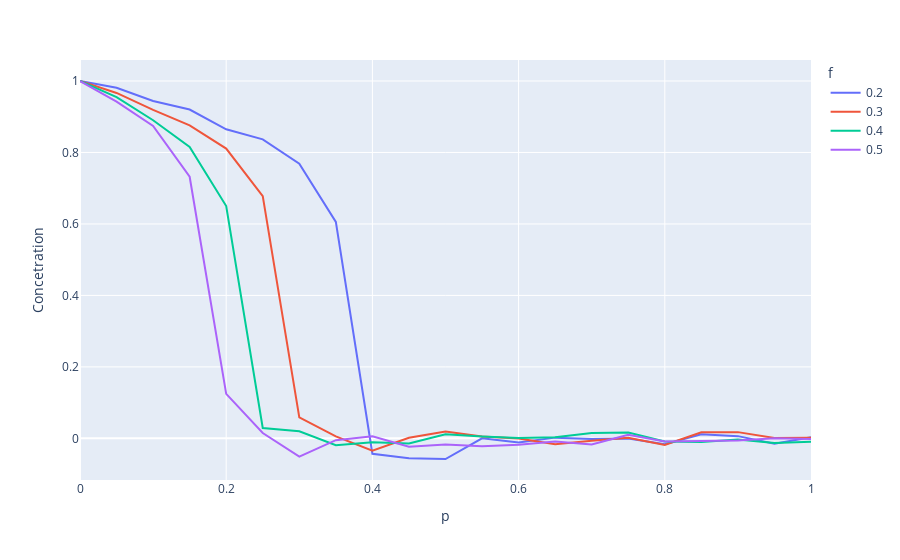

The code cell stored with this chart in its notebook:
### Code cell
fig = px.line(
    data_frame = df.groupby(['p', 'f'])['Concetration'].mean().reset_index(),
    x = 'p',
    y = 'Concetration',
    color = 'f'
)

fig.show()

### Figure 1 — Plotly figure (JSON) as saved in the notebook; plotly's stock layout.template omitted (floating-point values rounded to 4 significant figures)
{"data": [{"hovertemplate": "f=0.2<br>p=%{x}<br>Concetration=%{y}<extra></extra>", "legendgroup": "0.2", "line": {"color": "#636efa", "dash": "solid"}, "mode": "lines", "name": "0.2", "orientation": "v", "showlegend": true, "type": "scatter", "x": ["0.0", "0.05", "0.1", "0.15000000000000002", "0.2", "0.25", "0.30000000000000004", "0.35000000000000003", "0.4", "0.45", "0.5", "0.55", "0.6000000000000001", "0.65", "0.7000000000000001", "0.75", "0.8", "0.8500000000000001", "0.9", "0.9500000000000001", "1.0"], "xaxis": "x", "y": [1, 0.9812, 0.9442, 0.9202, 0.8648, 0.8368, 0.7688, 0.6056, -0.0432, -0.056, -0.0578, 2.776e-18, -0.0114, 0.002, -0.0016, -0.0006, -0.0162, 0.0112, 0.0062, -0.015, 0.0034], "yaxis": "y"}, {"hovertemplate": "f=0.3<br>p=%{x}<br>Concetration=%{y}<extra></extra>", "legendgroup": "0.3", "line": {"color": "#EF553B", "dash": "solid"}, "mode": "lines", "name": "0.3", "orientation": "v", "showlegend": true, "type": "scatter", "x": ["0.0", "0.05", "0.1", "0.15000000000000002", "0.2", "0.25", "0.30000000000000004", "0.35000000000000003", "0.4", "0.45", "0.5", "0.55", "0.6000000000000001", "0.65", "0.7000000000000001", "0.75", "0.8", "0.8500000000000001", "0.9", "0.9500000000000001", "1.0"], "xaxis": "x", "y": [1, 0.9666, 0.919, 0.876, 0.8108, 0.6778, 0.0586, 0.0056, -0.0344, 0.0018, 0.019, 0.0054, -0.0004, -0.0164, -0.0066, 0.0016, -0.0186, 0.0172, 0.0174, 0.0008, 0.002], "yaxis": "y"}, {"hovertemplate": "f=0.4<br>p=%{x}<br>Concetration=%{y}<extra></extra>", "legendgroup": "0.4", "line": {"color": "#00cc96", "dash": "solid"}, "mode": "lines", "name": "0.4", "orientation": "v", "showlegend": true, "type": "scatter", "x": ["0.0", "0.05", "0.1", "0.15000000000000002", "0.2", "0.25", "0.30000000000000004", "0.35000000000000003", "0.4", "0.45", "0.5", "0.55", "0.6000000000000001", "0.65", "0.7000000000000001", "0.75", "0.8", "0.8500000000000001", "0.9", "0.9500000000000001", "1.0"], "xaxis": "x", "y": [1, 0.9548, 0.8902, 0.8152, 0.65, 0.029, 0.0198, -0.0192, -0.0108, -0.0144, 0.0116, 0.0052, 0.001, 0.0034, 0.0148, 0.0162, -0.0086, -0.0104, -0.0032, -0.0128, -0.0098], "yaxis": "y"}, {"hovertemplate": "f=0.5<br>p=%{x}<br>Concetration=%{y}<extra></extra>", "legendgroup": "0.5", "line": {"color": "#ab63fa", "dash": "solid"}, "mode": "lines", "name": "0.5", "orientation": "v", "showlegend": true, "type": "scatter", "x": ["0.0", "0.05", "0.1", "0.15000000000000002", "0.2", "0.25", "0.30000000000000004", "0.35000000000000003", "0.4", "0.45", "0.5", "0.55", "0.6000000000000001", "0.65", "0.7000000000000001", "0.75", "0.8", "0.8500000000000001", "0.9", "0.9500000000000001", "1.0"], "xaxis": "x", "y": [1, 0.9424, 0.874, 0.732, 0.1244, 0.015, -0.0514, -0.0052, 0.0056, -0.0236, -0.0174, -0.0224, -0.0176, -0.0088, -0.0174, 0.01, -0.009, -0.0068, -0.0062, 5.551e-18, -0.0016], "yaxis": "y"}], "layout": {"legend": {"title": {"text": "f"}, "tracegroupgap": 0}, "margin": {"t": 60}, "xaxis": {"anchor": "y", "domain": [0, 1], "title": {"text": "p"}}, "yaxis": {"anchor": "x", "domain": [0, 1], "title": {"text": "Concetration"}}}}
